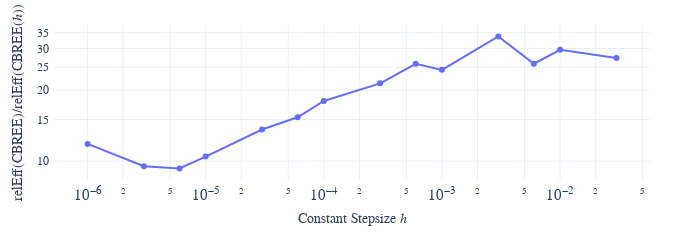

Notebook code cell kept with this figure:
### Markdown cell above
### Comapre Efficiency of Adaptive and Constant Stepsize Method

### Code cell
# filter adaptive stepsize df
my_mixture_model = "GM"
my_obs_windows = 2
my_epsilon = 1
my_bm_cvar_tgt = 1
prob = df_agg.Problem.unique().item() 
this_df_agg = df_agg.query(
    "Problem == @prob & `Averaging Method`=='Average Estimate' & mixture_model==@my_mixture_model")
this_df_agg = this_df_agg[this_df_agg['$N_{{ \\text{{obs}} }}$']
                          == my_obs_windows]
this_df_agg = this_df_agg[this_df_agg['$\\epsilon_{{\\text{{Target}}}}$'] == my_epsilon]
this_df_agg = this_df_agg[this_df_agg['$\\Delta_{{\\text{{Target}}}}$'] == my_bm_cvar_tgt] 
this_df = df.query("Problem == @prob & `Averaging Method`=='Average Estimate' & mixture_model==@my_mixture_model")
this_df = this_df[this_df['$N_{{ \\text{{obs}} }}$']
                          == my_obs_windows]
this_df = this_df[this_df['$\\epsilon_{{\\text{{Target}}}}$'] == my_epsilon]
this_df = this_df[this_df['$\\Delta_{{\\text{{Target}}}}$'] == my_bm_cvar_tgt] 
this_df["t_step"] = 'adaptive'
this_df_agg["t_step"] = 'adaptive'
# filter constant stepsize df
this_df_stepsize_agg = df_stepsize_agg.query("`Averaging Method`=='Average Estimate'")
this_df_stepsize= df_stepsize.query("`Averaging Method`=='Average Estimate'")
# concat dfs, compute efficiency
this_df_agg = pd.concat(
    [this_df_agg, this_df_stepsize_agg])
this_df = pd.concat(
    [this_df, this_df_stepsize])
this_df_agg["Relative Efficiency"] = (
    1 - this_df_agg["Truth"]) * this_df_agg["Truth"]
this_df_agg["Relative Efficiency"] = this_df_agg["Relative Efficiency"] / \
    (this_df_agg["Cost Mean"] * this_df_agg["MSE"])
# plot
this_df_agg.loc[this_df_agg.Solver.str.startswith("CBREE"), "Solver"] = "CBREE" 
this_df.loc[this_df.Solver.str.startswith("CBREE"), "Solver"] = "CBREE" 
df_eff = this_df_agg.query("`Sample Size` == 6000")
efficiency_adaptive_method =df_eff.loc[df_eff.t_step == 'adaptive', 'Relative Efficiency'].values.item()
df_eff['Relative Efficiency'] = efficiency_adaptive_method / df_eff['Relative Efficiency'] 
df_eff = df_eff[df_eff.t_step != 'adaptive']
df_eff['t_step'] = df_eff['t_step'].apply(lambda x: float(x))
df_eff = df_eff.sort_values("t_step")
df_eff = df_eff.query("t_step <= 0.03")
labels = {'t_step': 'Constant Stepsize <i>h</i>',
          'Relative Efficiency': 'relEff(CBREE)/relEff(CBREE(<i>h</i>))'}
fig = px.line(df_eff,
        x='t_step',
        y='Relative Efficiency',
        log_x=True,
        log_y=True,
        markers=True,
        labels=labels)
fig.update_layout(**MY_LAYOUT)
fig.update_layout(height = 0.5 * MY_LAYOUT['height'])

fig.show()
fig_title = "eficiency plot " + prob + "adaptive vs constant stepsize"
fig.write_image(f"{fig_title}.pdf".replace(" ", "_").lower())
fig_description = f"Results of comparing the efficiency of the CBREE method with constant stepsize, CBREE($h$), and CBREE method with adaptive stepsize, CBREE, for the {prob}. \
We fix the sample size to 6000 and compute the relative efficiency of the original CBREE method as well as the CBREE($h$) method with a fixed stepsize $h$. \
Here we plot the ratio of the relative Efficiency of the CBREE method and of the CBREE($h$) method ($y$-axis) for several choices of $h$ ($x$-axis). \
Each estimate of the relative efficiency is based on 100 samples. \
The other parameters of the CBREE method are $\\Delta_{{\\text{{Target}}}} = {my_bm_cvar_tgt}$, \
$N_\\text{{obs}} = {my_obs_windows}$ and \
$\\epsilon_{{\\text{{Target}}}} = {my_epsilon}$."
with open(f"{fig_title} desc.tex".replace(" ", "_").lower(), "w") as file:
    file.write(fig_description)
display(Markdown(fig_description))

### Figure 1 — Plotly figure (JSON) as saved in the notebook; plotly's stock layout.template omitted (floating-point values rounded to 4 significant figures)
{"data": [{"hovertemplate": "Constant Stepsize <i>h</i>=%{x}<br>relEff(CBREE)/relEff(CBREE(<i>h</i>))=%{y}<extra></extra>", "legendgroup": "", "line": {"color": "#636efa", "dash": "solid"}, "marker": {"symbol": "circle"}, "mode": "lines+markers", "name": "", "orientation": "v", "showlegend": false, "type": "scatter", "x": [1e-06, 3e-06, 6e-06, 1e-05, 3e-05, 6e-05, 0.0001, 0.0003, 0.0006, 0.001, 0.003, 0.006, 0.01, 0.03], "xaxis": "x", "y": [11.83, 9.517, 9.305, 10.46, 13.61, 15.33, 17.97, 21.35, 25.84, 24.35, 33.71, 25.84, 29.59, 27.34], "yaxis": "y"}], "layout": {"autosize": false, "font": {"family": "Serif"}, "height": 233.3, "legend": {"tracegroupgap": 0}, "margin": {"b": 50, "l": 50, "pad": 4, "r": 50, "t": 25}, "width": 700, "xaxis": {"anchor": "y", "domain": [0, 1], "exponentformat": "power", "title": {"text": "Constant Stepsize <i>h</i>"}, "type": "log"}, "yaxis": {"anchor": "x", "domain": [0, 1], "exponentformat": "power", "title": {"text": "relEff(CBREE)/relEff(CBREE(<i>h</i>))"}, "type": "log"}}}
